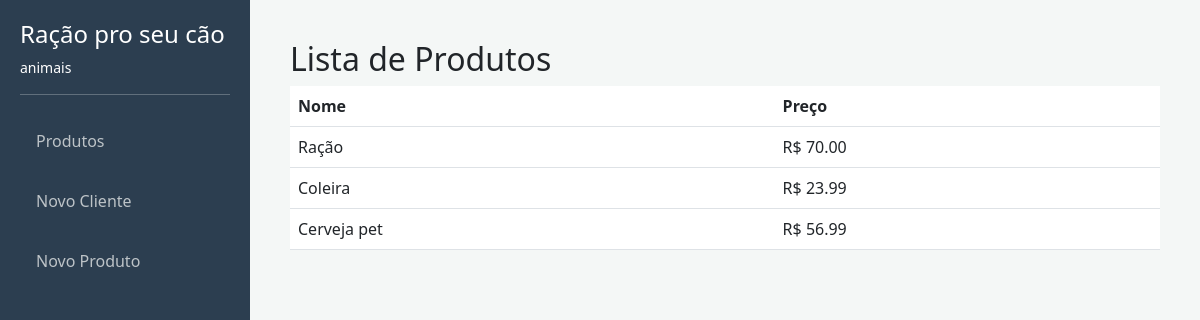
Screenshot of /loja/1/ with the database file from the repository.
### core_loja/models.py (models this page shows, shortened)
class Empresa(models.Model):
    nome = models.CharField(max_length=100)
    ramo = models.CharField(max_length=50)

class Produto(models.Model):
    empresa = models.ForeignKey(Empresa, on_delete=models.CASCADE)
    nome = models.CharField(max_length=100)
    preco = models.DecimalField(max_digits=10, decimal_places=2)

### core_loja/views.py (the view)
def dashboard_loja(request, empresa_id):
    empresa = get_object_or_404(Empresa, id=empresa_id)
    produtos = Produto.objects.filter(
        empresa=empresa
    )
    return render(
        request,
        'loja.html',
        {
            'empresa': empresa,
            'produtos': produtos
        }
    )

### core_loja/templates/loja.html
{% extends 'base.html' %}
{% block conteudo %}
<h2>Lista de Produtos</h2>
<table class="table">
    <thead>
        <tr>
            <th>Nome</th>
            <th>Preço</th>
        </tr>
    </thead>
    <tbody>
        {% for p in produtos %}
            <tr>
                <td>{{ p.nome }}</td>
                <td>R$ {{ p.preco }}</td>
            </tr>
        {% endfor %}
    </tbody>
</table>
{% endblock %}

### core_loja/templates/base.html (shortened to what this page needs)
<!DOCTYPE html>
<html lang="pt-br">
<head>
    <link href="https://cdn.jsdelivr.net/npm/bootstrap@5.3.0/dist/css/bootstrap.min.css" rel="stylesheet">
</head>
<body>
    <div id="sidebar">
        <h4>{{ empresa.nome }}</h4>
        <p class="small">{{ empresa.ramo }}</p>
        <hr>
        <nav class="nav flex-column">
           {% if empresa.id %}
            <a class="nav-link" href="{% url 'url_da_loja' empresa.id %}">Produtos</a>
            <a class="nav-link" href="{% url 'novo_cliente' empresa.id %}">Novo Cliente</a>
            <a class="nav-link" href="{% url 'novo_produto' empresa.id %}">Novo Produto</a>
        {% else %}
            <a class="nav-link" href="{% url 'cadastrar_empresa' %}">Cadastrar Empresa</a>
        {% endif %}
        </nav>
    </div>
    <div id="content">
        {% block conteudo %}
        {% endblock %}
    </div>
</body>
</html>

### core_loja/templates/base.html (style rules this page uses)
body { display: flex; min-height: 100vh; background-color: #f4f7f6; }
#sidebar { width: 250px; background: #2c3e50; color: white; padding: 20px; }
#content { flex: 1; padding: 40px; }
.nav-link { color: #bdc3c7; margin: 10px 0; }

### rows the page displays
Empresa: nome "Ração pro seu cão", ramo "animais"
Produto: nome "Ração", preco "70.00"
Produto: nome "Coleira", preco "23.99"
Produto: nome "Cerveja pet", preco "56.99"
